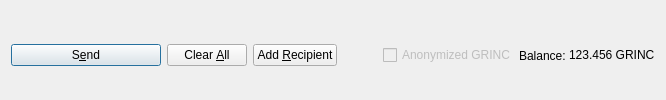
         <widget class="QFrame" name="frame_Send">
          <layout class="QHBoxLayout" name="horizontalLayout">
           <property name="bottomMargin">
            <number>0</number>
           </property>
           <item>
            <widget class="QPushButton" name="sendButton">
             <property name="minimumSize">
              <size>
               <width>150</width>
               <height>0</height>
              </size>
             </property>
             <property name="toolTip">
              <string>Confirm the send action</string>
             </property>
             <property name="text">
              <string>S&amp;end</string>
             </property>
             <property name="icon">
              <iconset resource="../GRINC.qrc">
               <normaloff>:/icons/send</normaloff>:/icons/send</iconset>
             </property>
             <property name="autoDefault">
              <bool>false</bool>
             </property>
             <property name="default">
              <bool>true</bool>
             </property>
            </widget>
           </item>
           <item>
            <widget class="QPushButton" name="clearButton">
             <property name="sizePolicy">
              <sizepolicy hsizetype="Minimum" vsizetype="Fixed">
               <horstretch>0</horstretch>
               <verstretch>0</verstretch>
              </sizepolicy>
             </property>
             <property name="toolTip">
              <string>Clear all fields of the form.</string>
             </property>
             <property name="text">
              <string>Clear &amp;All</string>
             </property>
             <property name="icon">
              <iconset resource="../GRINC.qrc">
               <normaloff>:/icons/remove</normaloff>:/icons/remove</iconset>
             </property>
             <property name="autoDefault">
              <bool>false</bool>
             </property>
            </widget>
           </item>
           <item>
            <widget class="QPushButton" name="addButton">
             <property name="toolTip">
              <string>Send to multiple recipients at once</string>
             </property>
             <property name="text">
              <string>Add &amp;Recipient</string>
             </property>
             <property name="icon">
              <iconset resource="../GRINC.qrc">
               <normaloff>:/icons/add</normaloff>:/icons/add</iconset>
             </property>
             <property name="autoDefault">
              <bool>false</bool>
             </property>
            </widget>
           </item>
           <item>
            <spacer name="horizontalSpacer">
             <property name="orientation">
              <enum>Qt::Horizontal</enum>
             </property>
             <property name="sizeHint" stdset="0">
              <size>
               <width>40</width>
               <height>20</height>
              </size>
             </property>
            </spacer>
           </item>
           <item>
            <layout class="QHBoxLayout" name="horizontalLayout_2">
             <property name="spacing">
              <number>3</number>
             </property>
             <item>
              <widget class="QCheckBox" name="checkzGRINC">
               <property name="enabled">
                <bool>false</bool>
               </property>
               <property name="text">
                <string>Anonymized GRINC</string>
               </property>
              </widget>
             </item>
             <item>
              <widget class="QLabel" name="label">
               <property name="text">
                <string>Balance:</string>
               </property>
              </widget>
             </item>
             <item>
              <widget class="QLabel" name="labelBalance">
               <property name="sizePolicy">
                <sizepolicy hsizetype="Preferred" vsizetype="Fixed">
                 <horstretch>0</horstretch>
                 <verstretch>0</verstretch>
                </sizepolicy>
               </property>
               <property name="cursor">
                <cursorShape>IBeamCursor</cursorShape>
               </property>
               <property name="text">
                <string notr="true">123.456 GRINC</string>
               </property>
               <property name="textInteractionFlags">
                <set>Qt::LinksAccessibleByMouse|Qt::TextSelectableByKeyboard|Qt::TextSelectableByMouse</set>
               </property>
              </widget>
             </item>
            </layout>
           </item>
          </layout>
         </widget>
